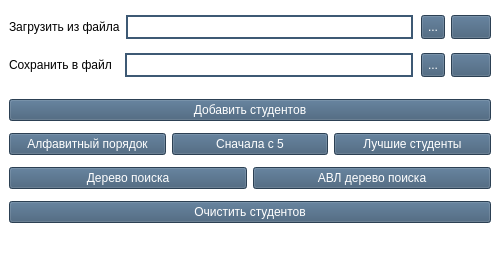
<?xml version="1.0" encoding="UTF-8"?>
<ui version="4.0">
 <class>MainWindow</class>
 <widget class="QMainWindow" name="MainWindow">
  <property name="geometry">
   <rect>
    <x>0</x>
    <y>0</y>
    <width>500</width>
    <height>265</height>
   </rect>
  </property>
  <property name="sizePolicy">
   <sizepolicy hsizetype="Fixed" vsizetype="Fixed">
    <horstretch>0</horstretch>
    <verstretch>0</verstretch>
   </sizepolicy>
  </property>
  <property name="maximumSize">
   <size>
    <width>500</width>
    <height>265</height>
   </size>
  </property>
  <property name="windowTitle">
   <string>Летняя практика</string>
  </property>
  <property name="windowIcon">
   <iconset resource="resources.qrc">
    <normaloff>:/graduated</normaloff>:/graduated</iconset>
  </property>
  <property name="styleSheet">
   <string notr="true">background-color:white</string>
  </property>
  <widget class="QWidget" name="centralwidget">
   <layout class="QVBoxLayout" name="verticalLayout">
    <item>
     <layout class="QHBoxLayout" name="horizontalLayout">
      <item>
       <widget class="QLabel" name="label">
        <property name="sizePolicy">
         <sizepolicy hsizetype="Preferred" vsizetype="Maximum">
          <horstretch>0</horstretch>
          <verstretch>0</verstretch>
         </sizepolicy>
        </property>
        <property name="styleSheet">
         <string notr="true"/>
        </property>
        <property name="text">
         <string>Загрузить из файла</string>
        </property>
       </widget>
      </item>
      <item>
       <widget class="QLineEdit" name="textBrowser_load_path">
        <property name="sizePolicy">
         <sizepolicy hsizetype="Expanding" vsizetype="Maximum">
          <horstretch>0</horstretch>
          <verstretch>0</verstretch>
         </sizepolicy>
        </property>
        <property name="maximumSize">
         <size>
          <width>16777215</width>
          <height>24</height>
         </size>
        </property>
        <property name="styleSheet">
         <string notr="true">border-style:solid;
border-color:rgb(61,89,116);
border-width:2px;</string>
        </property>
       </widget>
      </item>
      <item>
       <spacer name="horizontalSpacer">
        <property name="orientation">
         <enum>Qt::Horizontal</enum>
        </property>
        <property name="sizeType">
         <enum>QSizePolicy::Maximum</enum>
        </property>
        <property name="sizeHint" stdset="0">
         <size>
          <width>2</width>
          <height>20</height>
         </size>
        </property>
       </spacer>
      </item>
      <item>
       <widget class="QToolButton" name="toolButton_load_path">
        <property name="maximumSize">
         <size>
          <width>16777215</width>
          <height>24</height>
         </size>
        </property>
        <property name="styleSheet">
         <string notr="true">background-color: rgb(61,89,116);
color:white;
vertical-align: middle;</string>
        </property>
        <property name="text">
         <string>...</string>
        </property>
       </widget>
      </item>
      <item>
       <widget class="QPushButton" name="pushButton_load">
        <property name="maximumSize">
         <size>
          <width>16777215</width>
          <height>24</height>
         </size>
        </property>
        <property name="styleSheet">
         <string notr="true">background-color: rgb(61,89,116);
color:white;
vertical-align: middle;</string>
        </property>
        <property name="text">
         <string/>
        </property>
        <property name="icon">
         <iconset resource="resources.qrc">
          <normaloff>:/upload</normaloff>:/upload</iconset>
        </property>
       </widget>
      </item>
     </layout>
    </item>
    <item>
     <spacer name="verticalSpacer">
      <property name="orientation">
       <enum>Qt::Vertical</enum>
      </property>
      <property name="sizeType">
       <enum>QSizePolicy::Maximum</enum>
      </property>
      <property name="sizeHint" stdset="0">
       <size>
        <width>20</width>
        <height>2</height>
       </size>
      </property>
     </spacer>
    </item>
    <item>
     <layout class="QHBoxLayout" name="horizontalLayout_5">
      <item>
       <widget class="QLabel" name="label_2">
        <property name="sizePolicy">
         <sizepolicy hsizetype="Preferred" vsizetype="Maximum">
          <horstretch>0</horstretch>
          <verstretch>0</verstretch>
         </sizepolicy>
        </property>
        <property name="maximumSize">
         <size>
          <width>16777215</width>
          <height>24</height>
         </size>
        </property>
        <property name="styleSheet">
         <string notr="true"/>
        </property>
        <property name="text">
         <string>Сохранить в файл  </string>
        </property>
       </widget>
      </item>
      <item>
       <widget class="QLineEdit" name="textBrowser_save_path">
        <property name="sizePolicy">
         <sizepolicy hsizetype="Expanding" vsizetype="Maximum">
          <horstretch>0</horstretch>
          <verstretch>0</verstretch>
         </sizepolicy>
        </property>
        <property name="maximumSize">
         <size>
          <width>16777215</width>
          <height>24</height>
         </size>
        </property>
        <property name="styleSheet">
         <string notr="true">border-style:solid;
border-color:rgb(61,89,116);
border-width:2px;</string>
        </property>
       </widget>
      </item>
      <item>
       <spacer name="horizontalSpacer_2">
        <property name="orientation">
         <enum>Qt::Horizontal</enum>
        </property>
        <property name="sizeType">
         <enum>QSizePolicy::Maximum</enum>
        </property>
        <property name="sizeHint" stdset="0">
         <size>
          <width>2</width>
          <height>20</height>
         </size>
        </property>
       </spacer>
      </item>
      <item>
       <widget class="QToolButton" name="toolButton_save_path">
        <property name="sizePolicy">
         <sizepolicy hsizetype="Fixed" vsizetype="Maximum">
          <horstretch>0</horstretch>
          <verstretch>0</verstretch>
         </sizepolicy>
        </property>
        <property name="maximumSize">
         <size>
          <width>16777215</width>
          <height>24</height>
         </size>
        </property>
        <property name="styleSheet">
         <string notr="true">background-color: rgb(61,89,116);
color:white;
vertical-align: middle;</string>
        </property>
        <property name="text">
         <string>...</string>
        </property>
       </widget>
      </item>
      <item>
       <widget class="QPushButton" name="pushButton_save">
        <property name="sizePolicy">
         <sizepolicy hsizetype="Minimum" vsizetype="Maximum">
          <horstretch>0</horstretch>
          <verstretch>0</verstretch>
         </sizepolicy>
        </property>
        <property name="maximumSize">
         <size>
          <width>16777215</width>
          <height>24</height>
         </size>
        </property>
        <property name="styleSheet">
         <string notr="true">background-color: rgb(61,89,116);
color:white;
vertical-align: middle;</string>
        </property>
        <property name="text">
         <string/>
        </property>
        <property name="icon">
         <iconset resource="resources.qrc">
          <normaloff>:/download</normaloff>:/download</iconset>
        </property>
       </widget>
      </item>
     </layout>
    </item>
    <item>
     <spacer name="verticalSpacer_2">
      <property name="orientation">
       <enum>Qt::Vertical</enum>
      </property>
      <property name="sizeType">
       <enum>QSizePolicy::Maximum</enum>
      </property>
      <property name="sizeHint" stdset="0">
       <size>
        <width>20</width>
        <height>10</height>
       </size>
      </property>
     </spacer>
    </item>
    <item>
     <layout class="QHBoxLayout" name="horizontalLayout_2">
      <item>
       <widget class="QPushButton" name="pushButton_addStudent">
        <property name="styleSheet">
         <string notr="true">background-color: rgb(61,89,116);
color:white;
vertical-align: middle;</string>
        </property>
        <property name="text">
         <string>Добавить студентов</string>
        </property>
       </widget>
      </item>
     </layout>
    </item>
    <item>
     <layout class="QHBoxLayout" name="horizontalLayout_3">
      <item>
       <widget class="QPushButton" name="pushButton_lexicoList">
        <property name="styleSheet">
         <string notr="true">background-color: rgb(61,89,116);
color:white;</string>
        </property>
        <property name="text">
         <string>Алфавитный порядок</string>
        </property>
       </widget>
      </item>
      <item>
       <widget class="QPushButton" name="pushButton_excellentList">
        <property name="styleSheet">
         <string notr="true">background-color: rgb(61,89,116);
color:white;</string>
        </property>
        <property name="text">
         <string>Сначала с 5</string>
        </property>
       </widget>
      </item>
      <item>
       <widget class="QPushButton" name="pushButton_bestList">
        <property name="styleSheet">
         <string notr="true">background-color: rgb(61,89,116);
color:white;</string>
        </property>
        <property name="text">
         <string>Лучшие студенты</string>
        </property>
       </widget>
      </item>
     </layout>
    </item>
    <item>
     <layout class="QHBoxLayout" name="horizontalLayout_4">
      <item>
       <widget class="QPushButton" name="pushButton_tree">
        <property name="styleSheet">
         <string notr="true">background-color: rgb(61,89,116);
color:white;</string>
        </property>
        <property name="text">
         <string>Дерево поиска</string>
        </property>
       </widget>
      </item>
      <item>
       <widget class="QPushButton" name="pushButton_treeBalanced">
        <property name="styleSheet">
         <string notr="true">background-color: rgb(61,89,116);
color:white;</string>
        </property>
        <property name="text">
         <string>АВЛ дерево поиска</string>
        </property>
       </widget>
      </item>
     </layout>
    </item>
    <item>
     <widget class="QPushButton" name="pushButton_clear">
      <property name="maximumSize">
       <size>
        <width>16777215</width>
        <height>16777215</height>
       </size>
      </property>
      <property name="styleSheet">
       <string notr="true">background-color: rgb(61,89,116);
color:white;</string>
      </property>
      <property name="text">
       <string>Очистить студентов</string>
      </property>
      <property name="icon">
       <iconset theme="rocket.ico">
        <normaloff>.</normaloff>.</iconset>
      </property>
     </widget>
    </item>
   </layout>
  </widget>
  <widget class="QStatusBar" name="statusbar"/>
 </widget>
 <resources>
  <include location="resources.qrc"/>
 </resources>
 <connections/>
</ui>
